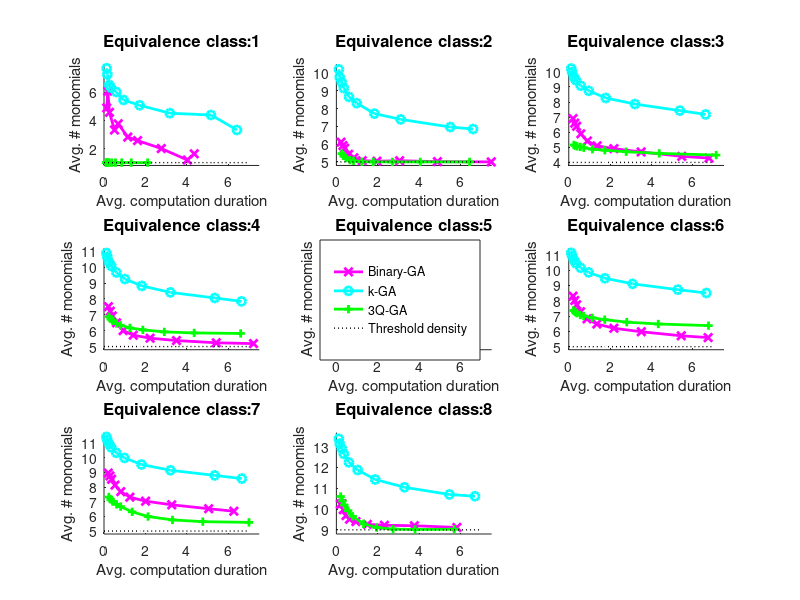

The MATLAB source for this figure:
clear;
load('uniques_4d_first_half.mat');
load('compare_all_GAs_updated.mat');

% subplot(3,3,1)
% hold on;
% line1 = plot(mean(times_bs,1), mean(results_bs,1), 'm-x', 'LineWidth',2);
% line2 =plot(mean(times_ks,1), mean(results_ks,1), 'c-o','LineWidth',2);
% line3 =plot(mean(times_all,1), mean(results_all,1), 'g-+', 'LineWidth',2);
% 
% ylabel('Avg. # monomials')
% xlabel('Avg. computation durations')
% title('Avg. results for 4-variable BFs', 'FontWeight','bold', 'FontSize',12)
% xlim([0, 7.5])
% 
% hold off;

classes = [8, 7, 5,6,4,3,2,1];
densities = [9, 5, 3, 5, 5,4,5,1];

for i = 1:8
    
    temp_results_ks = results_ks(IC==i,:);
    temp_times_ks = times_ks(IC==i,:);
    
    temp_results_bs = results_bs(IC==i,:);
    temp_times_bs = times_bs(IC==i,:);
    
    temp_results_all = results_all(IC==i,:);
    temp_times_all = times_all(IC==i,:);
    
    subplot(3,3,classes(i))
    hold on;
    line1 = plot(mean(temp_times_bs,1), mean(temp_results_bs,1), 'm-x', 'LineWidth',2);
    line2 =plot(mean(temp_times_ks,1), mean(temp_results_ks,1), 'c-o','LineWidth',2);
    line3 =plot(mean(temp_times_all,1), mean(temp_results_all,1), 'g-+', 'LineWidth',2);
    %     legend({'Binary-GA', 'k-GA', '3Q-all-GA'})
    line4 =plot(linspace(0,7,5), ones(1,5)*densities(i), 'k:', 'LineWidth',1);
    ylim([densities(i) - 0.2, max(mean(temp_results_ks,1) + 0.3)])
    xlim([0, 7.5])
    
    hold off;
    
    ylabel('Avg. # monomials')
    xlabel('Avg. computation duration')
    title(strcat('Equivalence class: ', num2str(classes(i))), 'FontWeight','bold', 'FontSize',12)
    
end


hL = legend([line1,line2,line3, line4],{'Binary-GA', 'k-GA', '3Q-GA', 'Threshold density'});
% Programatically move the Legend
newPosition = [0.4 0.4 0.2 0.2];
newUnits = 'normalized';
set(hL,'Position', newPosition,'Units', newUnits);

% savefig('eq_class_plots/eq_class_grid_plot.fig')
% print('/eq_class_grid_plot', '-depsc')

